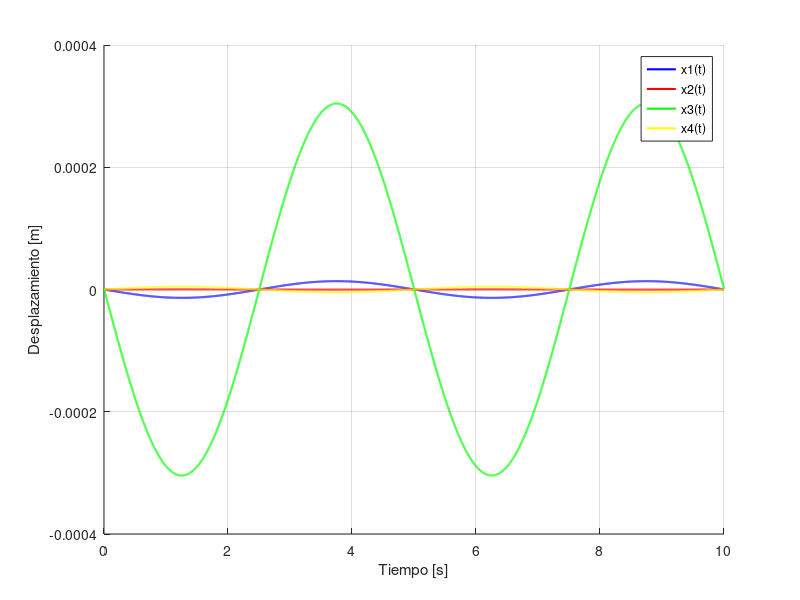
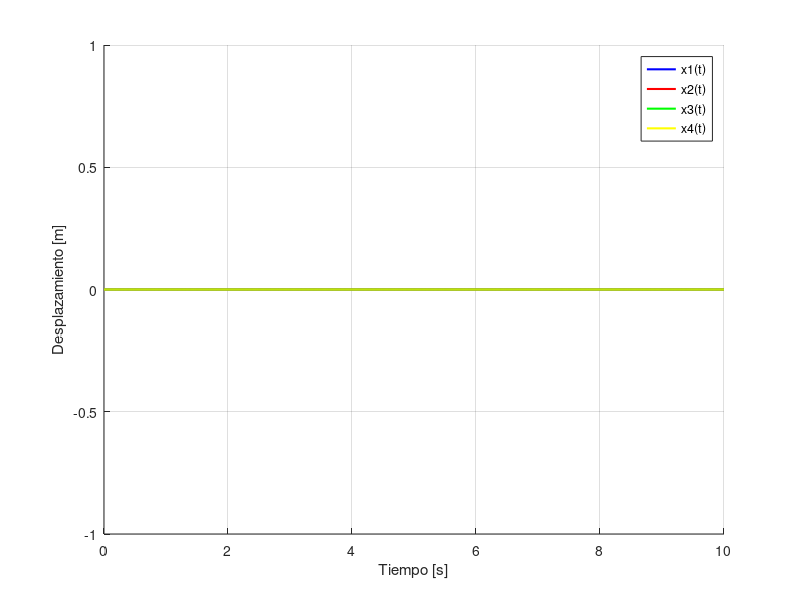
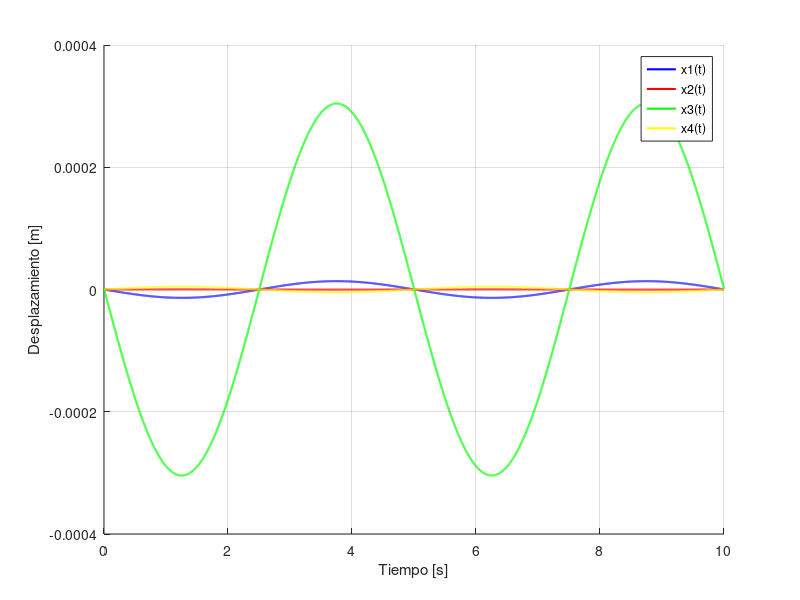

Here is the MATLAB script that generated these plots, in order:
function main;clc;close all; g = false; % graph flag

    if g; vel_power() ; end

    %% DEFINICIÓN DE PARÁMETROS DEL SISTEMA
    m1=26067; %% Masa 1
    m2=129209; %% Masa 2 
    
    z=0.015;
    zitta = [z z z z]; % relacion de amortiguamiento
    x0 = [ 0 ; 0 ; 0 ; 0 ]; % desplazamiento inicial [m]
    dx0 = [ 0; 0 ; 0 ; 0 ]; % velocidad inicial [m/s]
    
    k1=2.01e8; %% Rigidez 1 [N/m]
    k2=9.36e6; %% Rigidez 2 [N/m]
    
    M=[m1 0 0 0;
        0 m1 0 0;
        0 0 m2 0;
        0 0 0 m2]; %% Matriz de masa
    
    K=[k1+k2 0 -k2 0;
        0 k1+k2 0 -k2;
        -k2 0   k2 0;
         0 -k2  0 k2]; %% Matriz de Rigidez
    
    dt = 0.001; % time step
    t=0:dt:10; % time vector
    
    %% ENCUENTRO AUTOVECTORES Y AUTOVALORES
    [V,lambda]=eig(K,M); %el X que me larga ya esta normalizado de modo q X'*m*X=I
    
    wn=diag(sqrt(lambda)); %wn es un vector con las frecuencias naturales
    wd=wn.*sqrt(1-z.^2); %wd es un vector con las frecuencias de amortiguamiento
    
   
    %% DEFINO LA VELOCIDAD Y LA CARGA DEL AGUA
    
    Twa=5; %% Periodo del oleaje
    VAmax=3; %% Velocidad máxima del agua
    Cd=0.7; %% Coeficiente de arrastre
    RoW=1000; %% Densidad del agua
    Ainmersa=14*4.176; %% Área a considerar, h sobre agua 14m y diametro 4.176m
    
    [VAt,FW]=agua(t,Twa,VAmax,Cd,RoW,Ainmersa,g);
    
    %% DEFINO LA VELOCIDAD DEL VIENTO Y PARAMETROS DEL VIENTO
    % vel_viento=    ; %% Velocidad del viento [nudos]
    Fv = viento(t,g);
   
    %% DEFINO PARAMETROS Y FUERZA DE DESBALANCE

    F0Desbalance=1028.93;
    wRotor=2.572;

    Fd = desbalance(t,F0Desbalance,wRotor,g);

    %% DEFINO LA FUERZA EXTERNA
    P = fuerza_externa(t,x0,FW,Fv,Fd);


    %% SOLUCIÓN DE LA ECUACIÓN DIFERENCIAL
    wp = [ 2*pi/Twa 0 0 wRotor] % frecuencia de la carga [rad/s]
    Po = [ max(FW) 0 Fv(1) F0Desbalance]     % Amplitudes de las fuerzas [N]
    
    [phi,rho,X] = Descomposicion_Modal_Amortiguado( zitta, M, K,V,wn, x0, dx0, t,P,Po,wp );
    trans = Descomposicion_Modal_Amortiguado_Transitoria( M,zitta,V,wn, x0, dx0, t);

    res = trans + X;

    phi;
    rho;
    
    respuesta(t,X,"Respuesta Permanente en el tiempo");

    respuesta(t,trans,"Respuesta Transitoria en el tiempo");

    respuesta(t,res,"Respuesta Total en el tiempo");
    

end

function vel_power % Power vs Velocity
    vel = 0:0.1:27; % velocity vector
    power = zeros(1, length(vel)); % power vector
    v_cin = 3;
    v_rat = 12;
    v_cou = 24;
    p_r = 3;

    q =  p_r*((vel.^2-v_cin^2)/(v_rat^2-v_cin^2));
    
    % set power values based on velocity
    power(vel <= v_cin) = 0;
    power(vel > v_cin & vel <= v_rat) = q(vel > v_cin & vel <= v_rat);
    power(vel > v_rat & vel <= v_cou) = p_r;
    power(vel > v_cou) = 0;
    
    % plot power vs velocity
    figure(2);
    plot(vel, power, 'LineWidth', 2);
    xlabel('Velocity [m/s]');
    ylabel('Power[MW]');
    % legend('Power vs Velocity');
    title('Power vs Velocity');
end

function [VAt,FW]=agua(t,Twa,VAmax,Cd,RoW,Ainmersa,graph) %% Función que devuelve la velocidad y la fuerza del agua en función del tiempo	
    VAt=zeros(1,length(t)); %% Vector agua
    for i=1:length(t)

        tmod=mod(t(i),Twa); %llevo el valor sub i de t a un valor dentro del periodo (entre 0 y Tp)
        VAt(i)= (tmod>=0).*(tmod<=Twa).*(((VAmax/2)/Twa)*tmod);
        
    end

    VAt=VAt+VAmax/2;
    FW=0.5*RoW*Cd*Ainmersa.*VAt.^2;

    if graph
        figure(1);
        subplot(4,1,1)
        plot(t,VAt,'LineWidth',2)
        title('Velocidad del agua [m/s]')

        subplot(4,1,2)
        plot(t,FW,'LineWidth',2)
        title('Fuerza del agua [N]')
    end
end

function [Fviento]=viento(t,graph) %% Función que devuelve la fuerza del viento en función del tiempo
    
    % Agregar el calculo de la fuerza del viento en función del viento

    for i=1:length(t)
        Fviento(i)=101213.24; %% Fviento 33kN en todo T
    end

    if graph
        figure(1);
        subplot(4,1,3)
        plot(t,Fviento,'LineWidth',2)
        title('Fuerza del viento [N]')
    end
end

function [Fdesb]=desbalance(t,F0Desbalance,wRotor,graph) %% Función que devuelve la fuerza de desbalance en función del tiempo

    Fdesb=F0Desbalance.*sin(wRotor*t);

    if graph
        figure(1);
        subplot(4,1,4)
        plot(t,Fdesb,'LineWidth',2)
        title('Fuerza de desbalance [N]')
    end

end

function [P]=fuerza_externa(t,x0,Fa,Fv,Fd) %% Función que devuelve la fuerza externa en función del tiempo

    P=zeros(length(x0),length(t)); % fuerza externa en el tiempo
    P(1,:) = 0; 
    P(2,:) = Fa;
    P(3,:) = Fd;
    P(4,:) = Fv;


end

function [phi,rho,X] = Descomposicion_Modal_Amortiguado( zitta, M, K,V,w, x0, dx0, t,P,Po,wp )
    % ----------------- MATRICES MODALES -----------------------------

    % Mmodal = round(V' * M * V);
    Kmodal = round(V' * K * V);
    % Cmodal = 2*zitta.*w.*eye(size(M));
    Y0 = V' * M * x0;                   %desplazamiento inicial en coordenadas modales
    dY0 = V' * M * dx0;                 %velocidad inicial en coordenadas modales
    Pmodal = V' * P;                    %Paso fuerza a coordenadas modales
    PoModal = V' .* Po;          %Paso las amplitudes de las fuerzas a coordenadas modales

    % ----------------- SOLUCION A LA EDO ----------------------------

    % e=exp(1);
    % wd = w.*sqrt(1-zitta.^2); %frecuencia natural del sistema amortiguado
    beta = zeros(length(w),1);
    phi = zeros(length(w),1);
    rho = zeros(length(w),1);
    H = zeros(length(w),1);


    for i=1:length(w)
        beta(i)=wp(i)/w(i);
        H(i) = 1/sqrt( (1-beta(i)^2)^2 + (2*zitta(i)*beta(i))^2 );
        phi(i)=atan(2*zitta(i)*beta(i)/(1-beta(i)^2));
        PoModal(i)=max(abs(Pmodal(i,:)));
        rho(i)=(PoModal(i)/Kmodal(i,i))*H(i);
    end

    Y = zeros(length(w), length(t));

    for i = 1:length(w)    
        Y(i,:) = rho(i,:).*sin(wp(i)*t-phi(i));
    end
    %Ahora paso de coordenadas modales a geométricas
    X = V * Y ;
    
end

function x = Descomposicion_Modal_Amortiguado_Transitoria( M,zitta,V,wn, x0, dx0, t)

    % Paso de coordenadas del espacio fisico al espacio modal
    y0 = V'*M*x0; % desplazamiento inicial en el espacio modal
    dy0 = V'*M*dx0; % velocidad inicial en el espacio modal
    
    % C_modal = V'*C*V; % matriz de amortiguamiento modal [kips.sec/in]

    % zitta = diag(C_modal)./(2*wn); % relacion de amortiguamiento

    wd = wn.*sqrt(1-zitta.^2); % Frecuencia de amortiguamiento [rad/s]
    e = exp(1); 

    Y = zeros(length(wn),length(t)); % desplazamiento en el espacio modal

    for i = 1:length(wn)

        % Primer termino de la solucion homogenea
        Y(i,:) = e.^(-zitta(i)*wn(i)*t).*(cos(wd(i)*t)+zitta(i)/sqrt(1-zitta(i)^2)*sin(wd(i)*t)).*y0(i);
        % Segundo termino de la solucion homogenea
        Y(i,:) = Y(i,:) + e.^(-zitta(i)*wn(i)*t).*(sin(wd(i)*t)).*(dy0(i)/(wd(i)));
    end

    % Paso de coordenadas del espacio modal al espacio fisico
    x = V*Y; % desplazamiento en el espacio fisico

end

function respuesta(t,X,titulo)
    % Mostramos la respuesta en el tiempo
    figure('Name', titulo);
    hold on;
    plot(t,X(1,:),"LineWidth",1.5,"Color","b");
    plot(t,X(2,:),"LineWidth",1.5,"Color","r");
    plot(t,X(3,:),"LineWidth",1.5,"Color","g");
    plot(t,X(4,:),"LineWidth",1.5,"Color","y");
    hold off;
    ylabel("Desplazamiento [m]");
    xlabel("Tiempo [s]");
    legend("x1(t)","x2(t)","x3(t)","x4(t)");
    grid on;
    
end